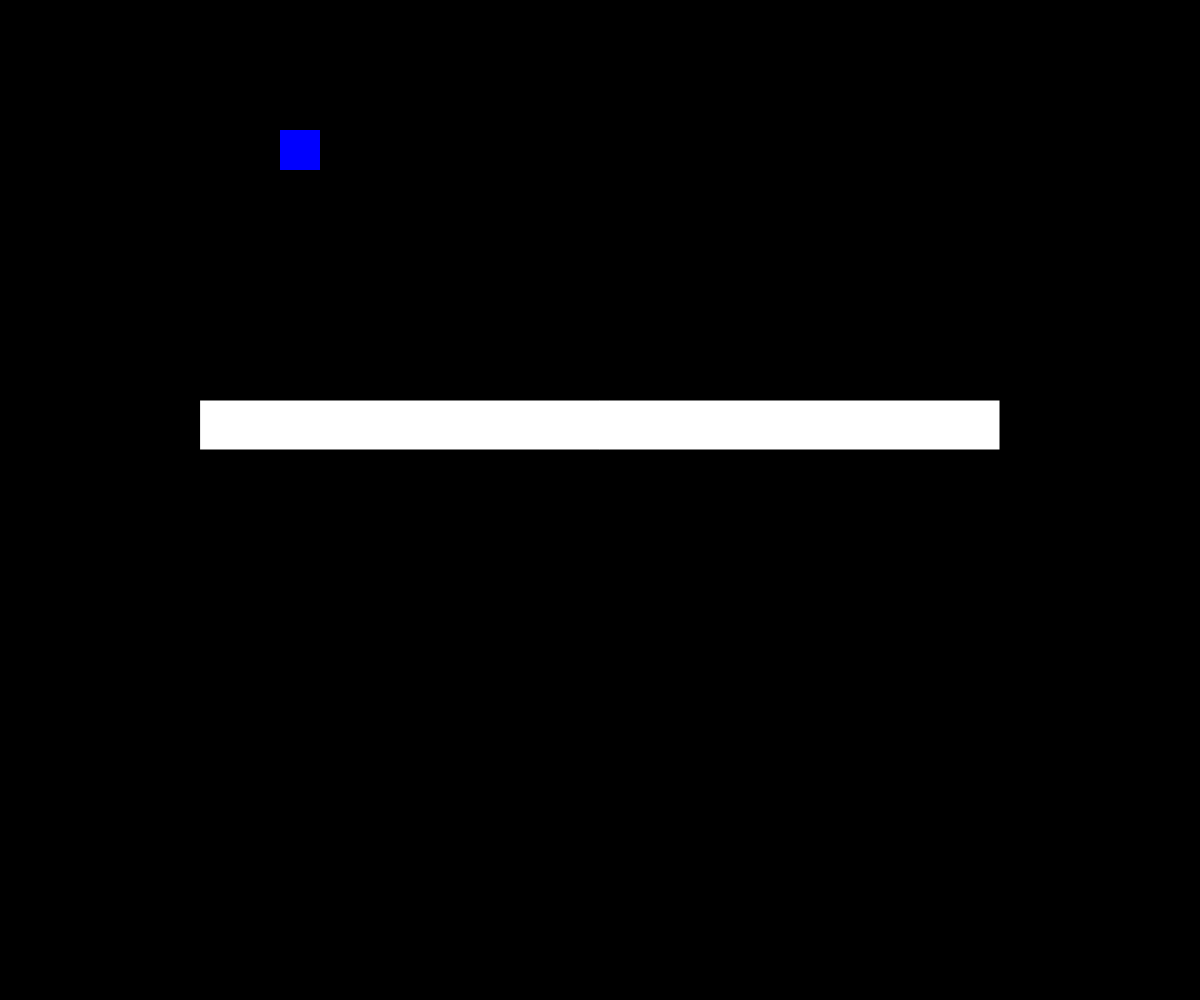
Frame 1 (no input)
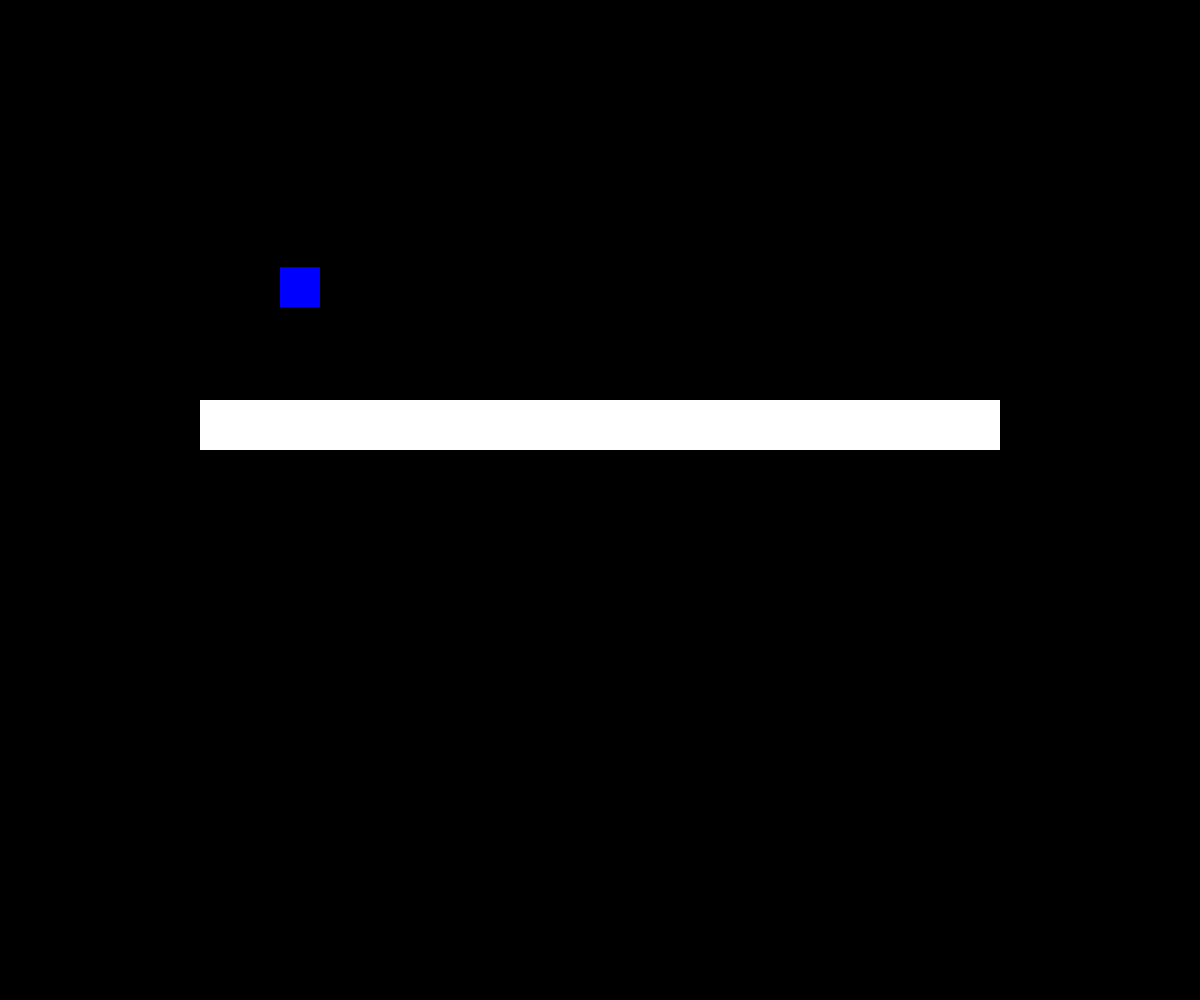
Frame 60 (no input)
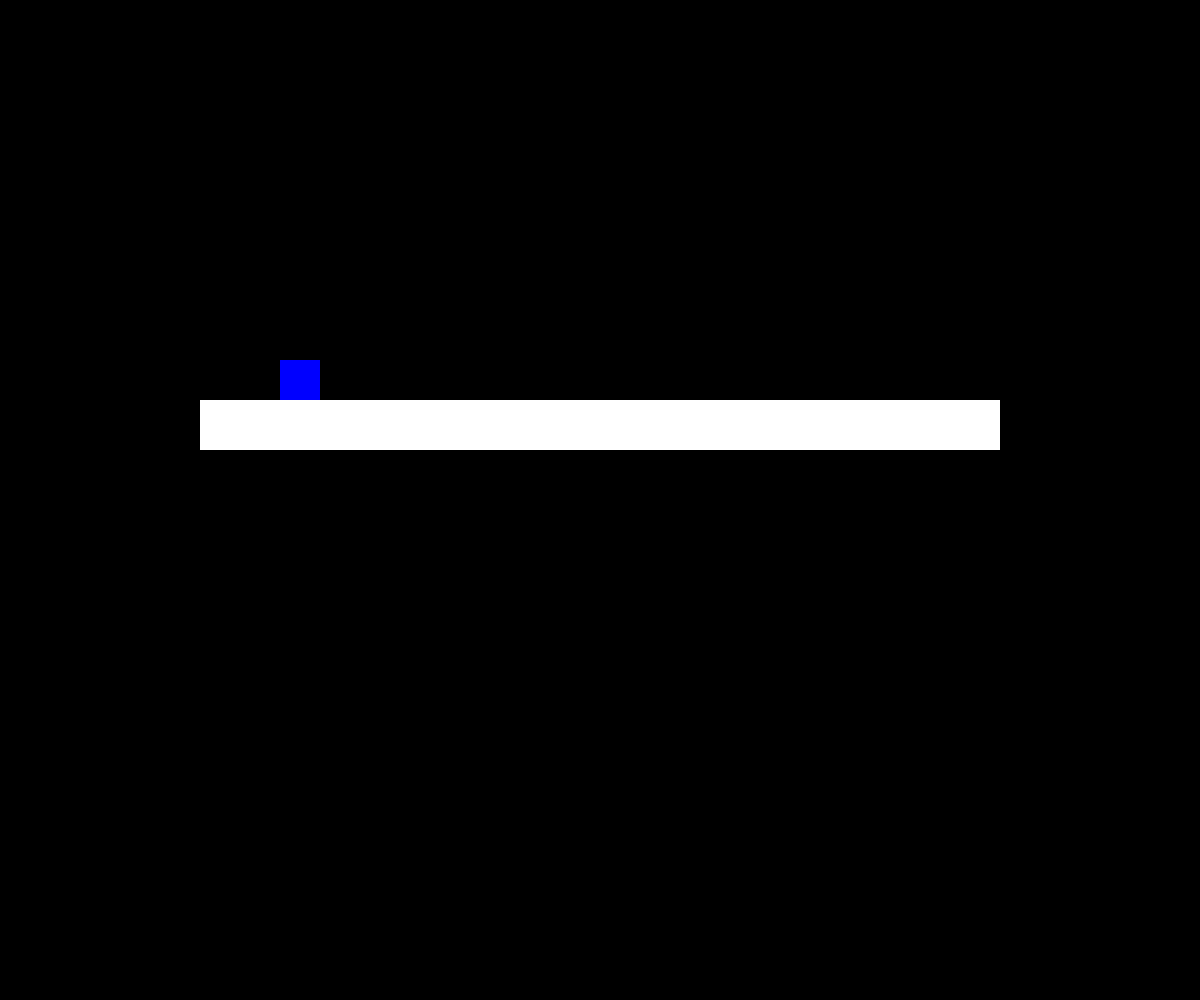
Frame 120 (the mouse pressed at the canvas centre since frame 60)

The p5.js sketch that drew these frames (run headless with seeded random() and noise() and a simulated clock; from frame 60 on, the mouse is pressed at the canvas centre):

// p5.js sketch
// ── sketch.js
// Smash Clone
// Mitt Pham
// April 16
// 
// References and resources:
// https://p5js.org/reference/p5/p5.Vector/ - vector class
// https://editor.p5js.org/jeffThompson/sketches/rrssQYach - frame count
// https://gameprogrammingpatterns.com/state.html - state machines
// https://editor.p5js.org/shfitz/sketches/8s9FLdrai - switch and case
// https://ultimateframedata.com/stats - character statistics
// https://www.jeffreythompson.org/collision-detection/rect-rect.php - rect/rect collision detection

// Player constants and variables
const SPAWN_X = 300;
const SPAWN_Y = 150;

let player;

// Stage constants and variables
const STAGE_X = 200;
const STAGE_Y = 400;
const STAGE_WIDTH = 800;
const STAGE_HEIGHT = 50;

// Marth stats
let marthStats = {
  runSpeed: 1.964,
  initialDash: 2.255,
  airAcceleration: 0.08,
  airSpeed: 1.071,
  friction: 0.886,
  gravity: 0.075,
  fallSpeed: 1.58,
  fastFallSpeed: 2.528,
  shortHopPower: -2.5,
  fullHopPower: -5,
  doubleJumpPower: -5,
  weight: 90,
  color: "blue",
  dimension: 40,
};

// Create the base player
class Player {
  constructor(x, y, stats) {

    // Physics and stats
    this.position = createVector(x, y);
    this.velocity = createVector(0, 0);
    this.acceleration = createVector(0, 0);
    this.stats = stats;

    // States
    this.state = "airborne"; // idle, running, airborne, jumpsquat, hitsun, starting, active, ending

    // Booleans/Conditions
    this.direction = true;
    this.jumpSquatting = false;
    this.jumpAvailable = true;
    this.doubleJumpAvailable = false;
    this.isAirborne = true;
    this.grounded = false;

    // Timers
    this.jumpSquatTimer = 3;
  }

  // Display the player
  display() {

    // Draw player from the center
    rectMode(CENTER);

    // Square to represent the player
    noStroke();
    fill(this.stats.color);
    square(this.position.x, this.position.y, this.stats.dimension);
  }

  // Update the player’s state and movement
  update() {

    // Constant gravity
    this.addGravity();

    // Check state and behavior
    this.manageState();

    // Add vector forces
    this.addVectors();
  }

  // Add gravity to player
  addGravity() {
    if (this.position.y + this.stats.dimension / 2 < STAGE_Y) {
      this.velocity.y += this.stats.gravity;
    }
  }

  // Add friction to player
  addFriction() {
    this.velocity.x *= this.stats.friction;
  }

  // Control the player’s states, conditions, and behavior
  manageState() {
    switch (this.state) {

    // idle state behaviors and triggers
    case "idle":

      // State behavior
      this.velocity.x = 0;
      this.addFriction();

      // State triggers
      if (this.jumpSquatting) {
        this.state = "jumpSquat";
      }

      if (keyIsDown(65) || keyIsDown(68)) {
        this.state = "running";
      }

      if (this.position.y + this.stats.dimension / 2 < STAGE_Y) {
        this.state = "airborne";
      }
      break;

    // running state behaviors and triggers
    case "running":

      // State Behavior
      this.groundMovement();
      this.addFriction();

      // State triggers
      if (!keyIsDown(65) && !keyIsDown(68)) {
        this.state = "idle";
      }

      if (this.jumpSquatting) {
        this.state = "jumpSquat";
      }

      if (this.position.y + this.stats.dimension / 2 < STAGE_Y) {
        this.state = "airborne";
      }
      break;

    // airborne state behaviors and triggers
    case "airborne":

      // State behavior
      this.airMovement();

      // State trigger
      if (this.position.y + this.stats.dimension / 2 >= STAGE_Y) {
        this.state = "idle";

        // Reset velocity and snap to stage
        this.velocity.y = 0;
        this.position.y = STAGE_Y - this.stats.dimension / 2;

        // Reset jumpsquat timer and jumps
        this.jumpAvailable = true;
        this.doubleJumpAvailable = false;
        this.jumpSquatTimer = 3;
      }
      break;

    // jumpSquat state behaviours and trigger
    case "jumpSquat":

      // State behavior
      this.prepareGroundJump();

      // State trigger
      if (this.position.y + this.stats.dimension / 2 < STAGE_Y) {
        this.state = "airborne";
      }
      break;
    }
  }

  // Move player on the stage
  groundMovement() {

    // Move right
    if (keyIsDown(68)) {
      this.acceleration.add(this.stats.initialDash, 0);
    }

    // Move left
    if (keyIsDown(65)) {
      this.acceleration.add(-this.stats.initialDash, 0);
    }
  }

  // Move player in the air
  airMovement() {

    // Move right
    if (keyIsDown(68)) {
      this.acceleration.add(this.stats.airAcceleration, 0);
    }

    // Move left
    if (keyIsDown(65)) {
      this.acceleration.add(-this.stats.airAcceleration, 0);
    }
  }
  // Pause before the player jumps
  prepareGroundJump() {
    this.velocity.x = 0;
    this.jumpSquatTimer--;
    this.color = "red";
    if (this.jumpSquatTimer <= 0) {
      this.jumpSquatting = false;
      this.color = "blue";
      this.groundJump();
    }
  }

  // Make player jump from the ground
  groundJump() {
    if (this.jumpAvailable) {

      // Determine jump height
      if (keyIsDown(89) && keyIsDown(85)) {
        this.velocity.y = this.stats.shortHopPower;
      }
      else if (keyIsDown(89) || keyIsDown(85)) {
        this.velocity.y = this.stats.fullHopPower;
      }
      else {
        this.velocity.y = this.stats.shortHopPower;
      }

      // Disable ground jump and unlock double jump
      this.jumpAvailable = false;
      this.doubleJumpAvailable = true;
    }
  }

  // Double jump
  doubleJump() {
    if (this.doubleJumpAvailable) {
      this.velocity.y = this.stats.doubleJumpPower;

      // Disable double jump
      this.doubleJumpAvailable = false;
    }
  }

  // Apply user input to player
  addVectors() {
    this.velocity.add(this.acceleration);
    this.position.add(this.velocity);
    this.acceleration.mult(0);

    // Cap speeds corresponding to state
    if (this.position.y - this.stats.dimension / 2 >= STAGE_Y && this.velocity.x > this.stats.runSpeed) {
      this.velocity.x = constrain(this.velocity.x, -this.stats.runSpeed, this.stats.runSpeed);
    }
    if (this.position.y + this.stats.dimension / 2 < STAGE_Y && this.velocity.x > this.stats.airSpeed) {
      this.velocity.x = constrain(this.velocity.x, -this.stats.airSpeed, this.stats.airSpeed);
    }
  }
}

// Setup player
function setup() {
  createCanvas(windowWidth, windowHeight);

  // Create player
  player = new Player(SPAWN_X, SPAWN_Y, marthStats);
}

// Manage players
function draw() {
  background(0);

  // Draw stage
  rectMode(CORNER);
  fill("white");
  rect(STAGE_X, STAGE_Y, STAGE_WIDTH, STAGE_HEIGHT);

  // Update player states and movement
  player.update();

  // Display player
  player.display();
}

// Handle player input
function keyPressed() {

  // Ground jump
  if (keyCode === 89 || keyCode === 85) {
    player.jumpSquatting = true;
  }

  // Double jump
  if (keyCode === 85) {
    player.doubleJump();
  }
}
